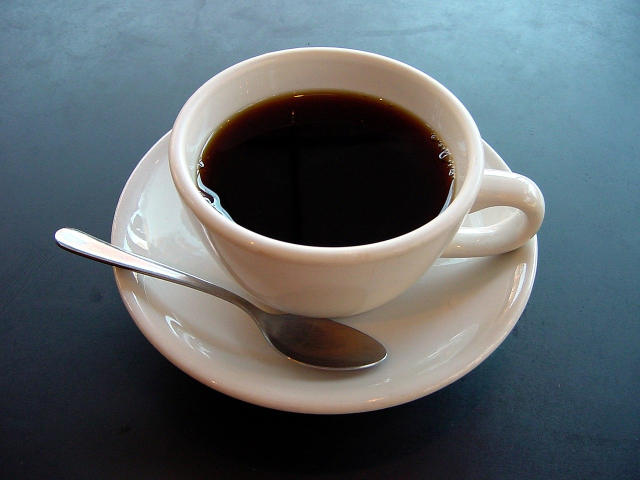
#> input picture L05/img/coffee cup.JPG, 1280 x 960 px, found by its file name (shown at 1/2 size)
$ python L05_Homework_03.py
#> lines starting #> are read from the running program, lines starting #| are printed output that depends on the picture
import cv2 as cv
import sys
import numpy as np
import matplotlib.pyplot as plt

img=cv.imread('L05\img\coffee cup.jpg')
#> img is the input picture: shape (960, 1280, 3); mean B, G, R 105.3, 100.9, 92.1

if img is None:
    sys.exit('파일이 존재하지 않습니다.')

mask = np.zeros(img.shape[:2], np.uint8)
bgdModel = np.zeros((1, 65), np.float64)
fgdModel = np.zeros((1, 65), np.float64)
mode = cv.GC_INIT_WITH_RECT
iterCount = 1
rc = (200, 100, 920, 730)

cv.grabCut(img, mask, rc, bgdModel, fgdModel, iterCount, mode)
mask2 = np.where((mask == cv.GC_BGD) | (mask == cv.GC_PR_BGD),0,1).astype('uint8')
dst = img * mask2[:, :, np.newaxis]
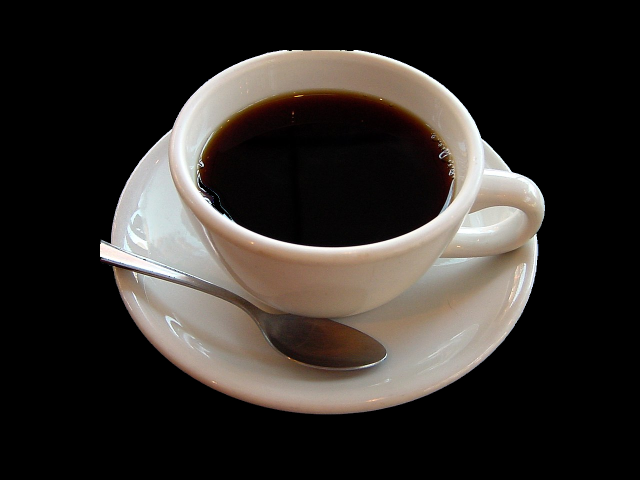
#> dst: shape (960, 1280, 3) (shown at 1/2 size); mean B, G, R 41.5, 45.3, 49.9

fig, axes = plt.subplots(1, 3, figsize=(15,5))
axes[0].imshow(cv.cvtColor(img, cv.COLOR_BGR2RGB))
axes[0].set_title("Original Image")
axes[0].axis("off")

axes[1].imshow(mask2, cmap='gray')
axes[1].set_title("Mask Image")
axes[1].axis("off")

axes[2].imshow(cv.cvtColor(dst, cv.COLOR_BGR2RGB))
axes[2].set_title("Background Remove Image")
axes[2].axis("off")
plt.show()
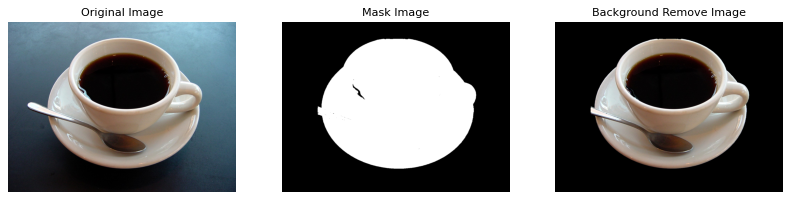
#> figure drawn by matplotlib, 3 panels

$ run again, with L05/img/dabotop.jpg copied over L05/img/coffee cup.JPG
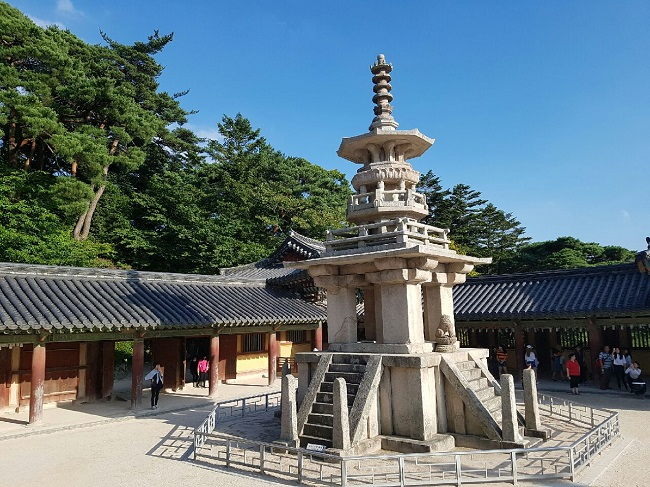
#> input picture L05/img/dabotop.jpg, 650 x 487 px, found by its file name
#> img is the input picture: shape (487, 650, 3); mean B, G, R 123.4, 116.1, 96.8
#> `dst = img * mask2[:, :, np.newaxis]`:
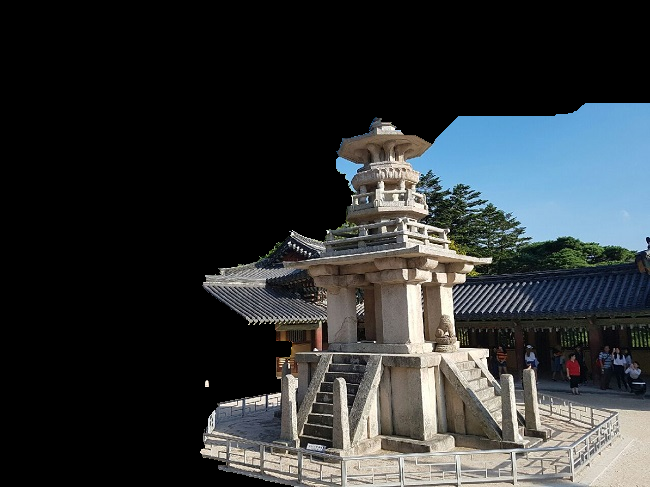
#> dst: shape (487, 650, 3); mean B, G, R 52.9, 51.4, 47.7
#> `plt.show()`:
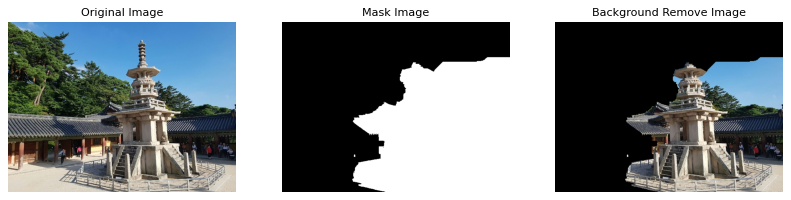
#> figure drawn by matplotlib, 3 panels
